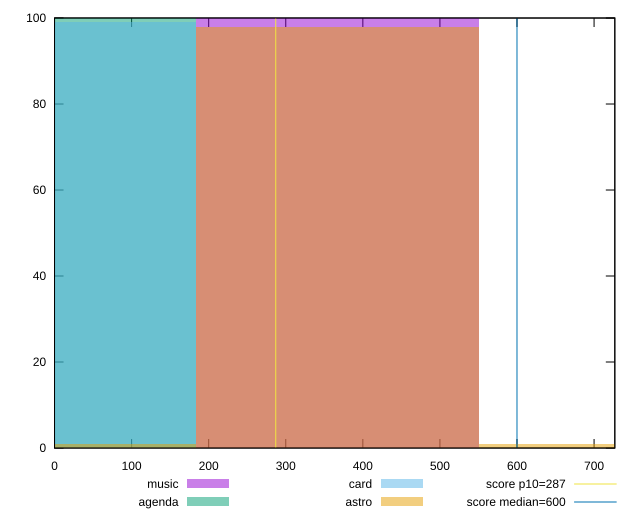

Write the gnuplot code that produced this figure.
reset

$music <<EOF
367.3023341395847 100
EOF

$agenda <<EOF
0 100
EOF

$card <<EOF
0 99
EOF

$astro <<EOF
734.6046682791693 1
367.3023341395847 98
0 1
EOF

set key outside below
set boxwidth 367.3023341395847
set xrange [0:726.9214999999999]
set yrange [0:100]
set trange [0:100]
set style fill transparent solid 0.5 noborder

set parametric
set terminal svg size 640, 520 enhanced background rgb 'white'
set output "reports/report_00030_2021-02-24T20-42-31.540Z/total-blocking-time/comparison/histogram/all_raw.svg"

plot $music title "music" with boxes, \
     $agenda title "agenda" with boxes, \
     $card title "card" with boxes, \
     $astro title "astro" with boxes, \
     287,t title "score p10=287", \
     600,t title "score median=600"

reset
